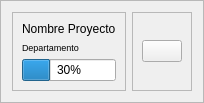
                                     <widget class="QFrame" name="frame_67">
                                      <property name="frameShape">
                                       <enum>QFrame::Shape::StyledPanel</enum>
                                      </property>
                                      <property name="frameShadow">
                                       <enum>QFrame::Shadow::Raised</enum>
                                      </property>
                                      <layout class="QHBoxLayout" name="horizontalLayout_39">
                                       <item>
                                        <layout class="QHBoxLayout" name="horizontalLayout_40">
                                         <item>
                                          <widget class="QFrame" name="frame_68">
                                           <property name="frameShape">
                                            <enum>QFrame::Shape::StyledPanel</enum>
                                           </property>
                                           <property name="frameShadow">
                                            <enum>QFrame::Shadow::Raised</enum>
                                           </property>
                                           <layout class="QVBoxLayout" name="verticalLayout_94">
                                            <item>
                                             <layout class="QVBoxLayout" name="verticalLayout_95">
                                              <item>
                                               <widget class="QLabel" name="label_110">
                                                <property name="text">
                                                 <string>Nombre Proyecto</string>
                                                </property>
                                               </widget>
                                              </item>
                                              <item>
                                               <widget class="QLabel" name="label_111">
                                                <property name="font">
                                                 <font>
                                                  <pointsize>7</pointsize>
                                                  <bold>false</bold>
                                                 </font>
                                                </property>
                                                <property name="text">
                                                 <string>Departamento</string>
                                                </property>
                                               </widget>
                                              </item>
                                              <item>
                                               <widget class="QProgressBar" name="progressBar_15">
                                                <property name="value">
                                                 <number>30</number>
                                                </property>
                                               </widget>
                                              </item>
                                             </layout>
                                            </item>
                                           </layout>
                                          </widget>
                                         </item>
                                         <item>
                                          <widget class="QFrame" name="frame_69">
                                           <property name="maximumSize">
                                            <size>
                                             <width>100</width>
                                             <height>16777215</height>
                                            </size>
                                           </property>
                                           <property name="frameShape">
                                            <enum>QFrame::Shape::StyledPanel</enum>
                                           </property>
                                           <property name="frameShadow">
                                            <enum>QFrame::Shadow::Raised</enum>
                                           </property>
                                           <layout class="QVBoxLayout" name="verticalLayout_96">
                                            <item>
                                             <layout class="QVBoxLayout" name="verticalLayout_97">
                                              <item>
                                               <widget class="QPushButton" name="pushButton_28">
                                                <property name="text">
                                                 <string/>
                                                </property>
                                                <property name="icon">
                                                 <iconset theme="QIcon::ThemeIcon::EditDelete"/>
                                                </property>
                                               </widget>
                                              </item>
                                             </layout>
                                            </item>
                                           </layout>
                                          </widget>
                                         </item>
                                        </layout>
                                       </item>
                                      </layout>
                                     </widget>
